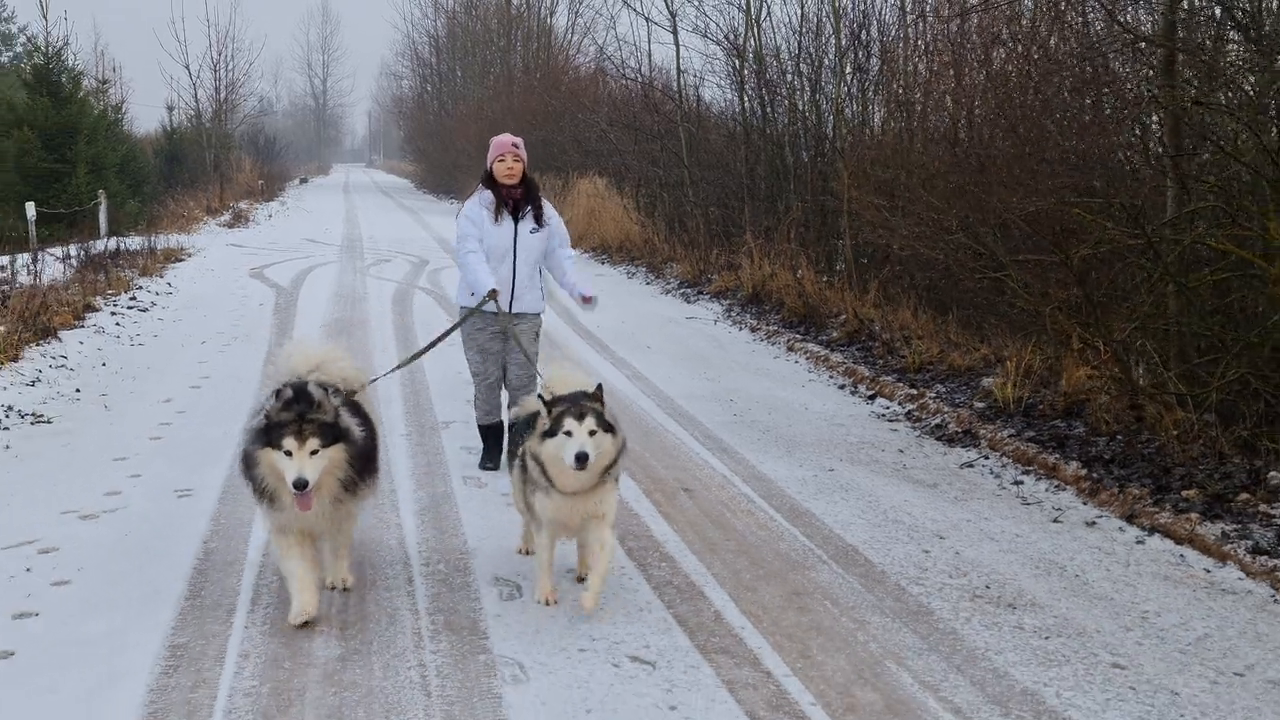
#> input picture frame 25 of computer vision/Projects/Tracking_and_Detection_using_YOLO/test.mp4, 1280 x 720 px, given in place of 1.mp4, which was not available
$ jupyter execute cars_tracker.ipynb   (text cells are left out)
#> lines starting #> are read from the running program, lines starting #| are printed output that depends on the picture; after the words box and inside, x2 and y2 are one past the last pixel; in counts of white or black regions, pixels touching at a corner belong together; pictures that were not available may be replaced by others from this repository, and a replacement may not be noted
[cell 1]
import cv2
import numpy as np
import os
os.chdir('./data')

[cell 2]
cap = cv2.VideoCapture('1.mp4')
print(cap.get(3))
print(cap.get(4))

fourcc = cv2.VideoWriter_fourcc('X', 'V', 'I', 'D')
# out = cv2.VideoWriter('output.avi', fourcc, 30.0, (1280,720))

_, frame1 = cap.read()
#> frame1 is the input picture: shape (720, 1280, 3); mean B, G, R 123.8, 119.5, 120
_, frame2 = cap.read()

while cap.isOpened():
    # get all changes that happened between two frames
    diff = cv2.absdiff(frame1,frame2) # image segmentation
    gray = cv2.cvtColor(diff, cv2.COLOR_BGR2GRAY)

    blur = cv2.GaussianBlur(gray, (5,5), 0)

    _, thresh = cv2.threshold(blur, 50, 255, cv2.THRESH_BINARY)
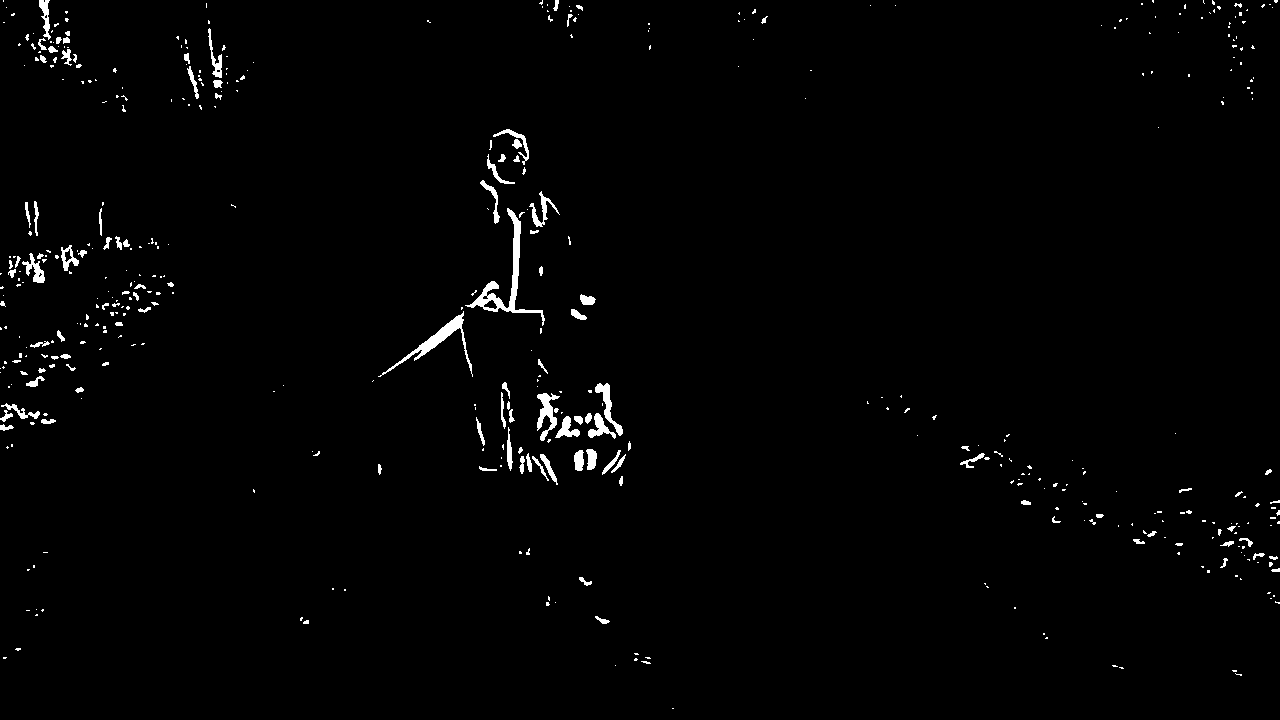
#> thresh: shape (720, 1280); 1.4% white; 470 white regions (353 under 20 px), largest, box (x1, y1, x2, y2) and area: (465, 208, 545, 326) 1244, (378, 311, 473, 377) 833, (537, 393, 560, 441) 480

    dilation = cv2.dilate(thresh, None, iterations=10)
#> dilation: shape (720, 1280); 15.7% white; 47 white regions

    contours,_ = cv2.findContours(dilation, cv2.RETR_TREE, cv2.CHAIN_APPROX_SIMPLE)
#> contours = 55 contours, 2 with area under 20; largest, box (x1, y1, x2, y2) and area: (362, 119, 641, 496) 37798, (0, 191, 184, 459) 29154, (950, 424, 1280, 614) 21324, (0, 0, 138, 122) 8502, (161, 0, 264, 120) 7266
    # draw_contours = cv2.drawContours(frame1, contours, -1, (0,255,0), 2) # -1 means draw all contours   2 means thickness of the contour

    for contour in contours:
        (x,y,w,h) = cv2.boundingRect(contour)

        if cv2.contourArea(contour) < 1000:
            continue

        cv2.rectangle(frame1, (x,y), (x+w, y+h), (0,255,0), 2)
        cv2.putText(frame1, "Status: Movement", (10,20), cv2.FONT_HERSHEY_SIMPLEX, 1, (0,0,255), 3)
#> this loop made 55 passes
#> (x, y, w, h) on passes 2 to 9: (1222, 660, 30, 26), (1102, 655, 32, 24), (605, 643, 56, 33), (0, 638, 31, 31), (1033, 623, 25, 26), (290, 607, 29, 27), (585, 606, 35, 28), (16, 599, 38, 27)
#> frame1: shape (720, 1280, 3); 2.22% of pixels changed, all inside (x1, y1, x2, y2) = (0, 0, 1280, 678)

    img = cv2.resize(frame1, (1280,720))
    # out.write(img)
    cv2.imshow("feed", frame1)
    # [5 lines of commented-out code are left out]

    frame1 = frame2
    _, frame2 = cap.read()
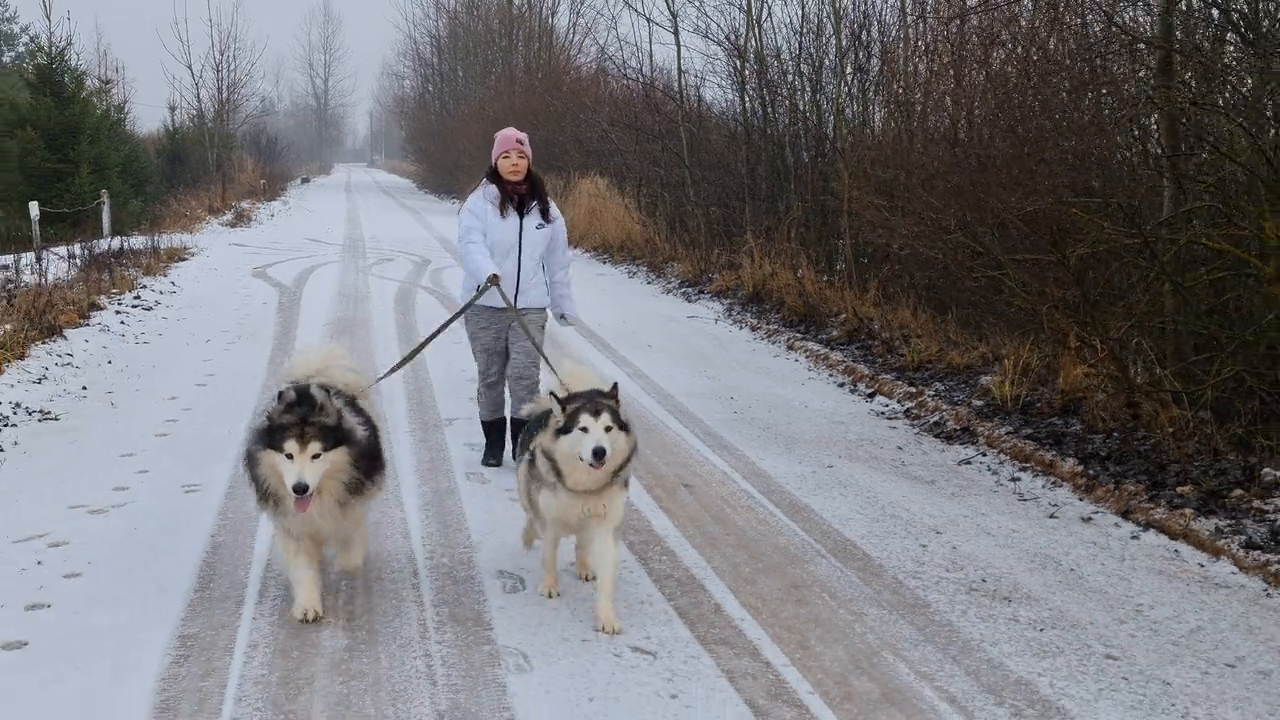
#> input picture frame 27 of computer vision/Projects/Tracking_and_Detection_using_YOLO/test.mp4, 1280 x 720 px, given in place of 1.mp4, which was not available
#> frame2 is the input picture: shape (720, 1280, 3); mean B, G, R 123.6, 119.4, 119.8

    if cv2.waitKey(60) == 27: # wait 60 seconds before move to next frame
#> (key Esc is pressed here)
        break

cv2.destroyAllWindows()
cap.release()
# out.release()

[cell 3]
def get_center(x,y,w,h):
    x1 = w//2
    y1 = h//2
    cx = x + x1
    cy = y + y1
    return cx,cy


centers = []
cars = 0


cap = cv2.VideoCapture('1.mp4')

# same as diff between frame1 and frame2
BGS = cv2.createBackgroundSubtractorMOG2(history=100, varThreshold=100)

while True:
    _,frame = cap.read()
    gray = cv2.cvtColor(frame, cv2.COLOR_BGR2GRAY)
    blur = cv2.GaussianBlur(gray, (3,3), 0)
    mask = BGS.apply(blur)
#> mask: shape (720, 1280); every value is 127
    # img, kernel, iterations
    dilation = cv2.dilate(mask, np.ones((3,3), np.uint8), iterations=3)

    contours, _ = cv2.findContours(dilation, cv2.RETR_TREE, cv2.CHAIN_APPROX_SIMPLE)
#> contours = [[[0, 0], [0, 719], [1279, 719], [1279, 0]]]

    cv2.line(frame,(10, 450), (1280, 450), (255, 0, 0), 2)
#> frame: shape (720, 1280, 3); 0.41% of pixels changed, all inside (x1, y1, x2, y2) = (9, 449, 1280, 452)

    for i,contour in enumerate(contours):
        (x, y, w, h) = cv2.boundingRect(contour)
        valid_contour = (w >= 80) and (h >= 80)
        if not valid_contour:
            continue

        cv2.rectangle(frame, (x, y), (x+w, y+h), (0, 255, 0), 2)
        center = get_center(x, y, w, h)
        centers.append(center)
        cv2.circle(frame, center, 4, (0, 0, 255), -1)

        for x,y in centers:
            if y < (450+10) and y > (450-10):
                cars += 1
                cv2.line(frame,(10, 450), (1280, 450), (0, 255, 0), 2)
                centers.remove((x,y))
                print(f"num of cars -> {cars}")
#> this loop made 1 pass
#> (contour, w, h, valid_contour, x1 in get_center, y1 in get_center) on pass 1: ([[0, 0], [0, 719], [1279, 719], [1279, 0]], 1280, 720, True, 640, 360)
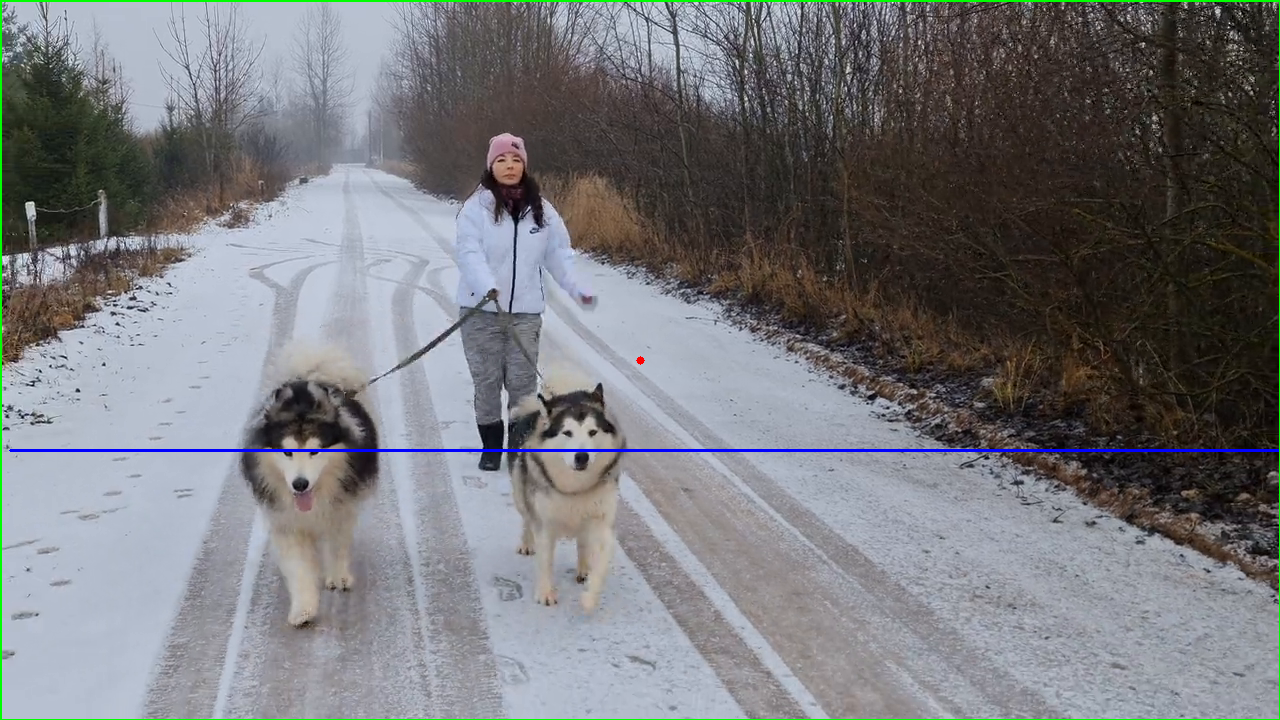
#> frame: shape (720, 1280, 3); mean B, G, R 123.4, 119.8, 118.7
#> after the loop, cars = 0; centers = [(640, 360)]

    cv2.putText(frame, "cars -> " + str(cars), (500, 60), cv2.FONT_HERSHEY_SIMPLEX, 2, (0, 0, 255), 5)
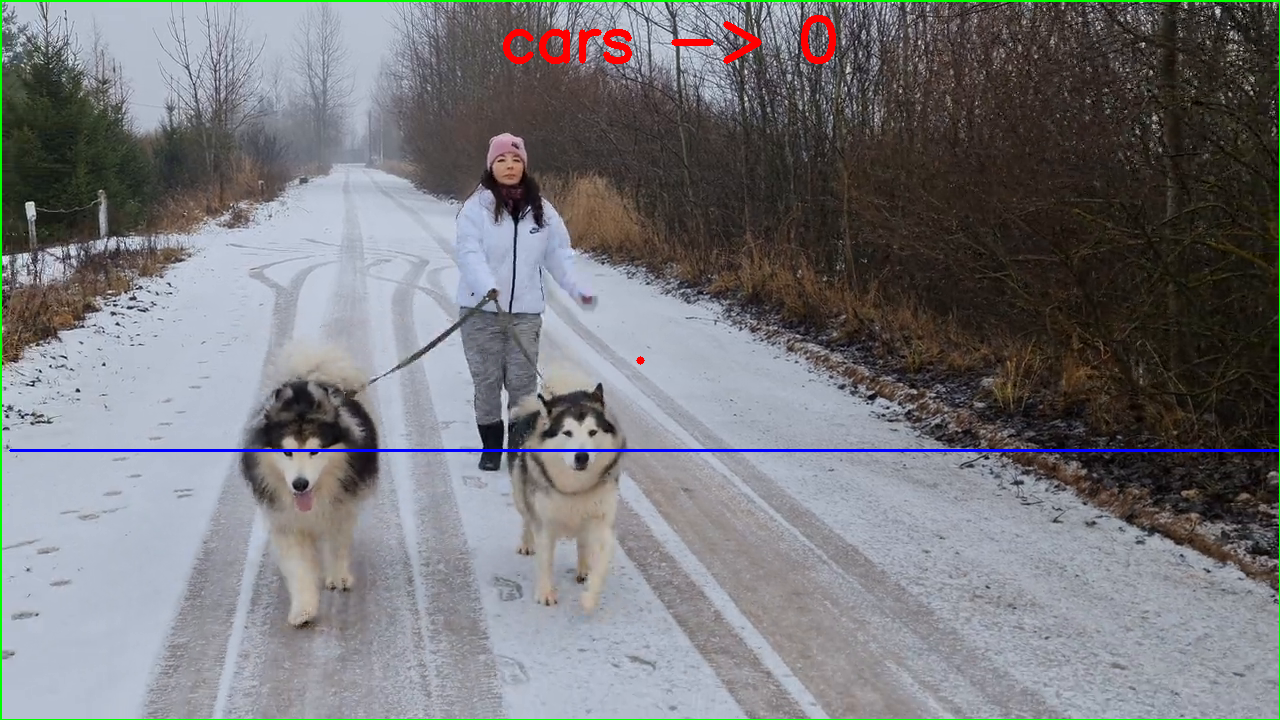
#> frame: shape (720, 1280, 3); 0.4% of pixels changed, all inside (x1, y1, x2, y2) = (503, 15, 836, 64)
    cv2.imshow("video", frame)
    # cv2.imshow("mask", mask)
    # cv2.imshow("dilation", dilation)
    key = cv2.waitKey(30)
#> (key Esc is pressed here)
    if key == 27:
        break

cv2.destroyAllWindows()

$ run again, starting later in the video
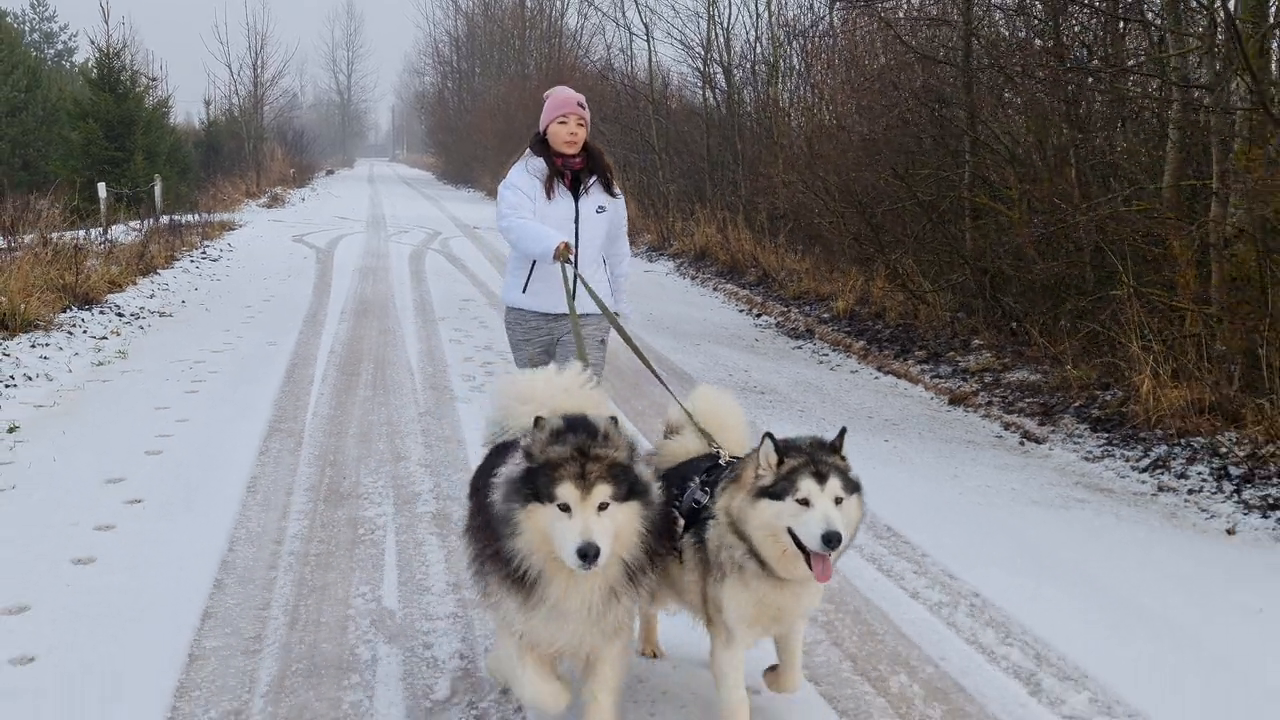
#> input picture frame 113 of computer vision/Projects/Tracking_and_Detection_using_YOLO/test.mp4, 1280 x 720 px, given in place of 1.mp4, which was not available
#> frame1 is the input picture: shape (720, 1280, 3); mean B, G, R 132.6, 129.3, 130.3
#> `_, thresh = cv2.threshold(blur, 50, 255, cv2.THRESH_BINARY)`:
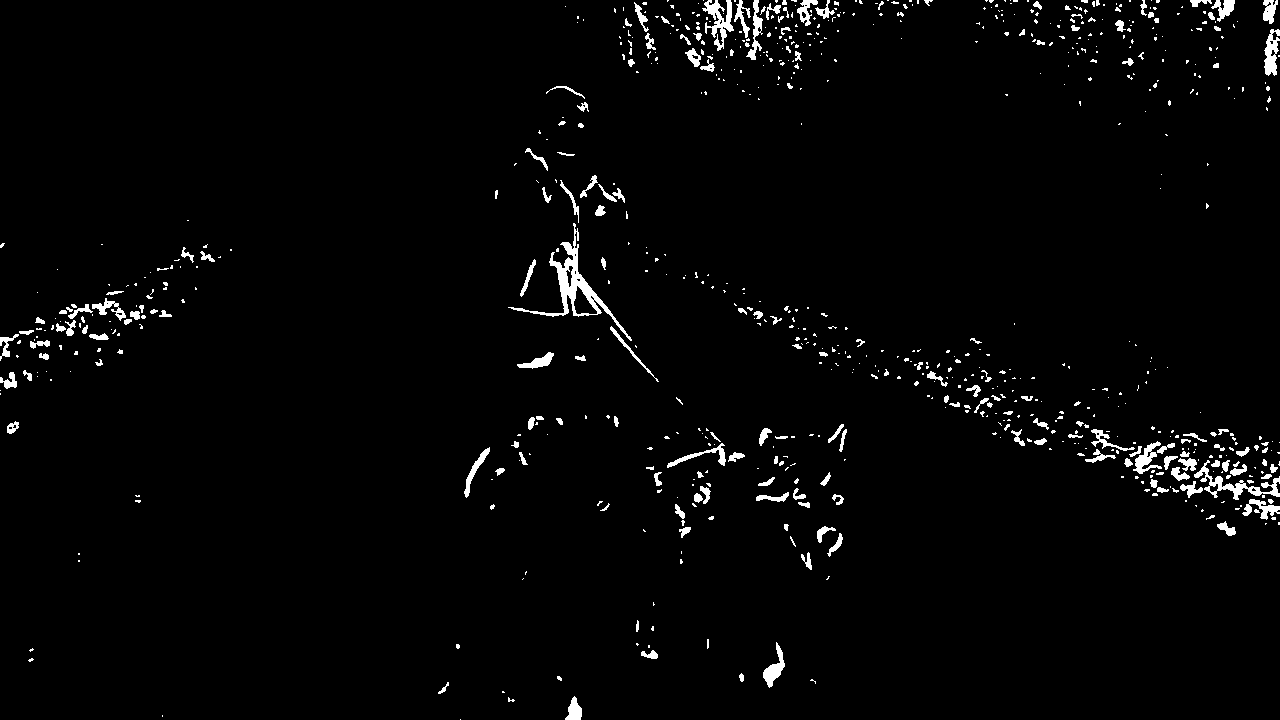
#> thresh: shape (720, 1280); 2.3% white; 781 white regions (589 under 20 px), largest, box (x1, y1, x2, y2) and area: (508, 223, 632, 341) 1731, (1194, 460, 1280, 500) 794, (702, 0, 734, 51) 677
#> dilation: shape (720, 1280); 22.1% white; 43 white regions
#> `contours,_ = cv2.findContours(dilation, cv2.RETR_TREE, cv2.CHAIN_APPRO..`: contours = 61 contours, 4 with area under 20; largest, box (x1, y1, x2, y2) and area: (618, 232, 1280, 546) 50166, (965, 0, 1280, 122) 25816, (498, 76, 693, 415) 24571, (636, 414, 857, 590) 23873, (604, 0, 943, 110) 23660
#> the loop `for contour in contours:` made 61 passes
#> (x, y, w, h) on passes 3 to 10: (492, 681, 33, 31), (428, 672, 31, 32), (800, 669, 26, 25), (547, 666, 45, 54), (18, 638, 26, 34), (446, 634, 24, 25), (729, 632, 66, 66), (697, 629, 22, 30)
#> mask: shape (720, 1280); every value is 127
#> `contours, _ = cv2.findContours(dilation, cv2.RETR_TREE, cv2.CHAIN_APPR..`: contours = [[[0, 0], [0, 719], [1279, 719], [1279, 0]]]
#> the loop `for i,contour in enumerate(contours):` made 1 pass
#> (contour, w, h, valid_contour, x1 in get_center, y1 in get_center) on pass 1: ([[0, 0], [0, 719], [1279, 719], [1279, 0]], 1280, 720, True, 640, 360)
#> after the loop `for i,contour in enumerate(contours):`: cars = 0; centers = [(640, 360)]
#> `cv2.putText(frame, "cars -> " + str(cars), (500, 60), cv2.FONT_HERSHEY..`:
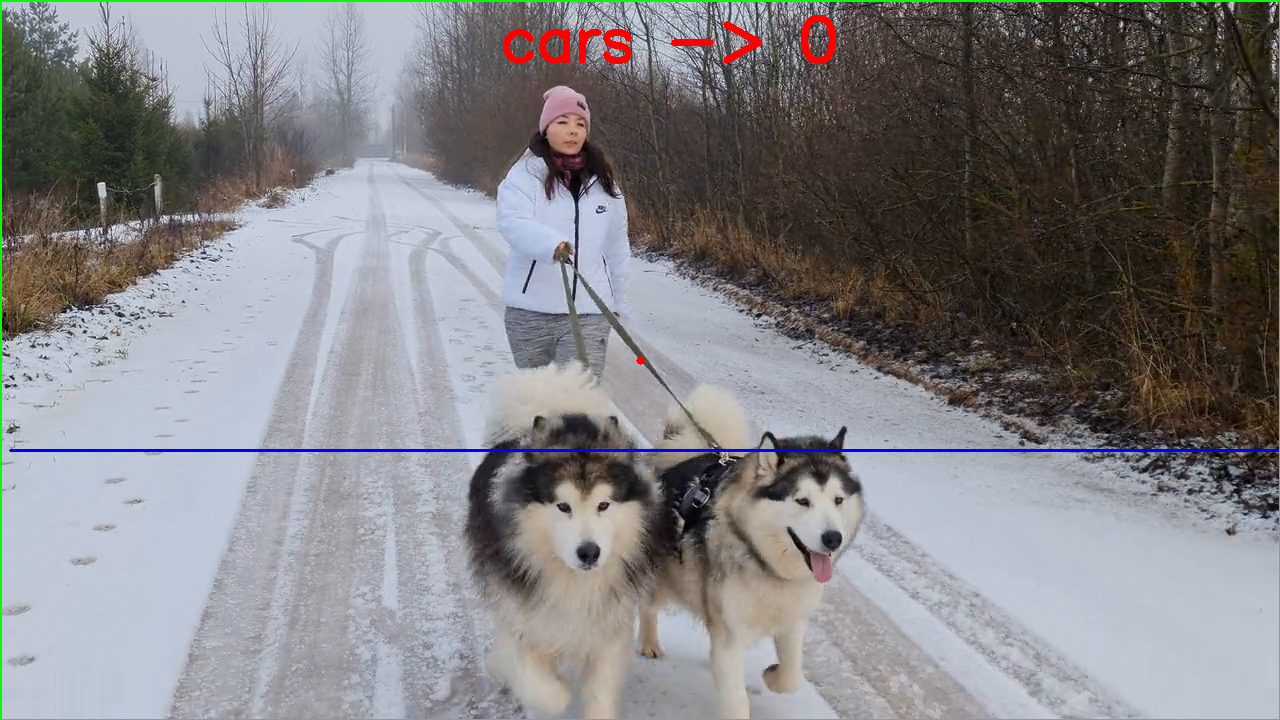
#> frame: shape (720, 1280, 3); mean B, G, R 131.6, 129.1, 129.4
